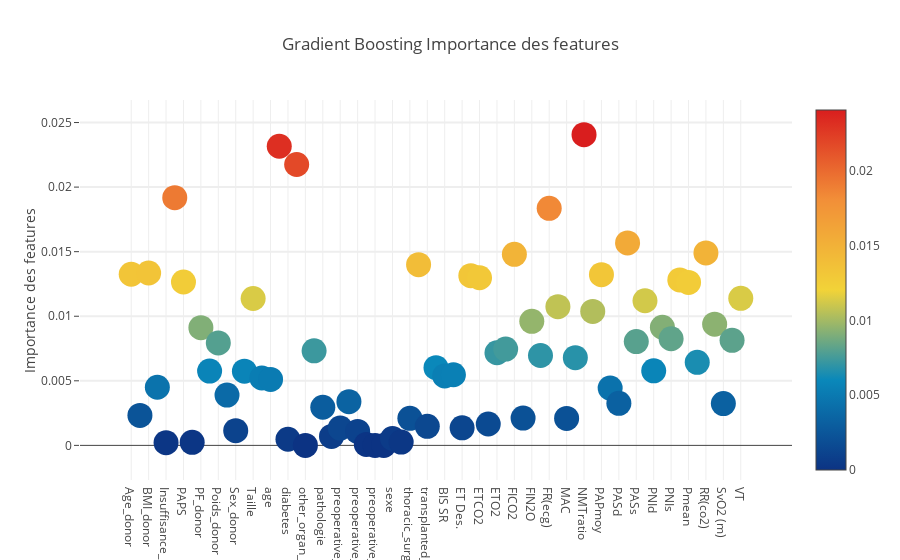

Notebook cell for this chart:
### Code cell
trace = go.Scatter(
    y=feature_dataframe['Gradient Boost Importance des features'].values,
    x=feature_dataframe['features'].values,
    mode='markers',
    marker=dict(
        sizemode='diameter',
        sizeref=1,
        size=25,
        color=feature_dataframe['Gradient Boost Importance des features'].values,
        colorscale='Portland',
        showscale=True
    ),
    text=feature_dataframe['features'].values
)
data = [trace]

layout = go.Layout(
    autosize=True,
    title='Gradient Boosting Importance des features',
    hovermode='closest',
    yaxis=dict(
        title='Importance des features',
        ticklen=5,
        gridwidth=2
    ),
    showlegend=False
)
fig = go.Figure(data=data, layout=layout)
py.iplot(fig, filename='scatter2010')

### Figure 1 — Plotly figure (JSON) as saved in the notebook; plotly's stock layout.template omitted (floating-point values rounded to 4 significant figures)
{"data": [{"marker": {"color": [0.01325, 0.002321, 0.01335, 0.004499, 0.0002082, 0.01918, 0.01265, 0.0002372, 0.009114, 0.00575, 0.007937, 0.003895, 0.001137, 0.005749, 0.01137, 0.005222, 0.005111, 0.02316, 0.0004729, 0.02175, 0, 0.007318, 0.002952, 0.0006923, 0.001341, 0.003383, 0.001079, 7.641e-05, 0, 0, 0.0005311, 0.0002563, 0.002095, 0.01399, 0.001476, 0.006019, 0.00538, 0.005469, 0.001357, 0.01314, 0.01298, 0.001657, 0.00717, 0.007459, 0.01479, 0.002117, 0.009602, 0.00696, 0.01835, 0.01074, 0.00209, 0.006792, 0.02406, 0.01037, 0.01322, 0.004436, 0.003255, 0.01568, 0.00804, 0.0112, 0.005773, 0.009145, 0.008257, 0.01281, 0.01262, 0.006432, 0.0149, 0.009388, 0.003239, 0.008133, 0.01138], "colorscale": "Portland", "showscale": true, "size": 25, "sizemode": "diameter", "sizeref": 1}, "mode": "markers", "text": ["Age_donor", "Aspirations_donor", "BMI_donor", "Donneur_CPT", "Insuffisance_renale", "LAS", "PAPS", "PFO", "PF_donor", "Poids", "Poids_donor", "RX_donor", "Sex_donor", "Tabagisme_donor", "Taille", "Taille_donor", "age", "body_mass_index", "diabetes", "id_patient", "other_organ_transplantation", "oto_score", "pathologie", "plasmapherese", "preoperative_ECMO", "preoperative_ICU", "preoperative_mechanical_ventilation", "preoperative_pulmonary_hypertension", "preoperative_vasopressor", "retransplant", "sexe", "super_urgence", "thoracic_surgery_history", "time_on_waiting_liste", "transplanted_twice_during_study_period", "B.I.S", "BIS SR", "DC", "ET Des.", "ET Sevo.", "ETCO2", "ETCO2 (mmHg)", "ETO2", "FC", "FICO2", "FICO2 (mmHg)", "FIN2O", "FR", "FR(ecg)", "FiO2", "MAC", "NMT TOF", "NMTratio", "PAPdia", "PAPmoy", "PAPsys", "PASd", "PASm", "PASs", "PEEPtotal", "PNId", "PNIm", "PNIs", "Pmax", "Pmean", "Pplat", "RR(co2)", "SpO2", "SvO2 (m)", "Temp", "VT"], "type": "scatter", "uid": "98369d12-0200-11e9-b54a-6002921757e3", "x": ["Age_donor", "Aspirations_donor", "BMI_donor", "Donneur_CPT", "Insuffisance_renale", "LAS", "PAPS", "PFO", "PF_donor", "Poids", "Poids_donor", "RX_donor", "Sex_donor", "Tabagisme_donor", "Taille", "Taille_donor", "age", "body_mass_index", "diabetes", "id_patient", "other_organ_transplantation", "oto_score", "pathologie", "plasmapherese", "preoperative_ECMO", "preoperative_ICU", "preoperative_mechanical_ventilation", "preoperative_pulmonary_hypertension", "preoperative_vasopressor", "retransplant", "sexe", "super_urgence", "thoracic_surgery_history", "time_on_waiting_liste", "transplanted_twice_during_study_period", "B.I.S", "BIS SR", "DC", "ET Des.", "ET Sevo.", "ETCO2", "ETCO2 (mmHg)", "ETO2", "FC", "FICO2", "FICO2 (mmHg)", "FIN2O", "FR", "FR(ecg)", "FiO2", "MAC", "NMT TOF", "NMTratio", "PAPdia", "PAPmoy", "PAPsys", "PASd", "PASm", "PASs", "PEEPtotal", "PNId", "PNIm", "PNIs", "Pmax", "Pmean", "Pplat", "RR(co2)", "SpO2", "SvO2 (m)", "Temp", "VT"], "y": [0.01325, 0.002321, 0.01335, 0.004499, 0.0002082, 0.01918, 0.01265, 0.0002372, 0.009114, 0.00575, 0.007937, 0.003895, 0.001137, 0.005749, 0.01137, 0.005222, 0.005111, 0.02316, 0.0004729, 0.02175, 0, 0.007318, 0.002952, 0.0006923, 0.001341, 0.003383, 0.001079, 7.641e-05, 0, 0, 0.0005311, 0.0002563, 0.002095, 0.01399, 0.001476, 0.006019, 0.00538, 0.005469, 0.001357, 0.01314, 0.01298, 0.001657, 0.00717, 0.007459, 0.01479, 0.002117, 0.009602, 0.00696, 0.01835, 0.01074, 0.00209, 0.006792, 0.02406, 0.01037, 0.01322, 0.004436, 0.003255, 0.01568, 0.00804, 0.0112, 0.005773, 0.009145, 0.008257, 0.01281, 0.01262, 0.006432, 0.0149, 0.009388, 0.003239, 0.008133, 0.01138]}], "layout": {"autosize": true, "hovermode": "closest", "showlegend": false, "title": "Gradient Boosting Importance des features", "yaxis": {"gridwidth": 2, "ticklen": 5, "title": "Importance des features"}}}
